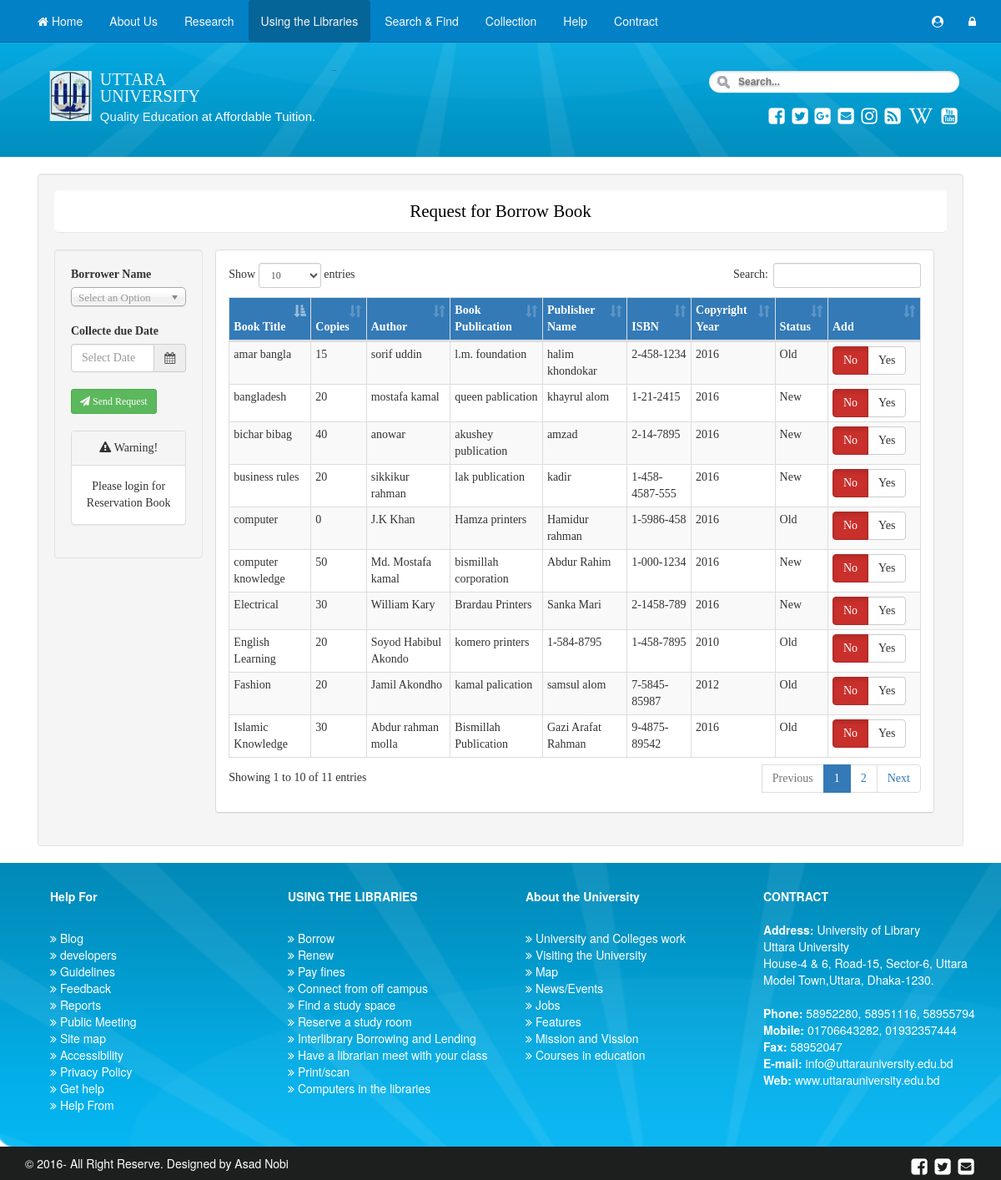
The app's page /request_book.php with its own data.
### tables this page shows
CREATE TABLE `booklist` (
  `book_id` int(11) NOT NULL,
  `book_title` varchar(100) NOT NULL,
  `department` varchar(50) NOT NULL,
  `author` varchar(100) NOT NULL,
  `book_copies` int(11) NOT NULL,
  `book_pablication` varchar(100) NOT NULL,
  `publisher_name` varchar(100) NOT NULL,
  `isbn` varchar(50) NOT NULL,
  `copyright_year` year(4) NOT NULL,
  `date_added` date NOT NULL,
  `status` varchar(50) NOT NULL
);

### public/request_book.php (the view, shortened to what this page needs)
<?php include ('../recruit/includes/page_header.php');?>
<?php include ('../recruit/includes/public_menu.php');?>
<div class="container">
<div class="col-md-12" id="link-page-body">
	<div class="row">
    <div class="col-md-12">
    <br>
<div class="col-md-12 well">
    <legend class="text-center" style="background:#FFF; color:#000; padding:10px; border-radius:5px;">Request for Borrow Book</legend>
        <form method="post" action="request_book_save.php">
            <div class="col-md-2 well">
                <div class="control-group">
                	<label class="control-label">Borrower Name</label>
                	<div>
                    </div>
    			</div>
                <br>
                <div class="control-group">
                    <label class="control-label">Collecte due Date</label>
                    <div class="input-group date" id="dateselect">
                        <input type="datetime" name="collecte_date" maxlength="0" class="form-control" placeholder="Select Date" required>
                        <div class="input-group-addon input-daterange">
                            <i class="fa fa-calendar" aria-hidden="true"></i>
                        </div>
                    </div>
                </div>
                <br>
                <div class="control-group">
                    <div class="controls">
                        <button name="delete_student" class="btn btn-sm btn-success"><i class="fa fa-paper-plane" aria-hidden="true"></i>&nbsp;Send Request</button>
                    </div>
                </div>
                <br>
                <div class="panel panel-default">
                  <div class="panel-heading text-center"><i class="fa fa-exclamation-triangle" aria-hidden="true"></i>&nbsp;Warning!</div>
                  <div class="panel-body text-center">
                    <?php if(!isset($_SESSION["member_id"])) {
					echo "Please login for Reservation Book";
					}
					?>
                  </div>
                </div>
            </div>
            <div class="col-md-10">
          <div class="panel panel-default">
        	<div class="panel panel-body table-responsive">
                <table class="table table-hover table-striped table-bordered table-condensed" id="example">
                    <thead class="bg-primary">
                        <tr>
                            <th>Book Title</th>
                            <th>Copies</th>
                            <th>Author</th>
                            <th>Book Publication</th>
                            <th>Publisher Name</th>
                            <th>ISBN</th>
                            <th>Copyright Year</th>
                            <th>Status</th>
                            <th>Add</th>
                        </tr>
                    </thead>
    				<tbody>
                    	<?php  $user_query=mysql_query("select * from booklist")or die(mysql_error());
    					while($row=mysql_fetch_array($user_query)){
    					$id=$row['book_id'];
						?>
    					<tr class="del<?php echo $id ?>">
                            <td><?php echo $row['book_title']; ?></td>
                            <td><?php echo $row['book_copies'];; ?></td>
                            <td><?php echo $row['author']; ?> </td>
                            <td><?php echo $row['book_pablication']; ?></td>
                            <td><?php echo $row['publisher_name']; ?></td>
                            <td><?php echo $row['isbn']; ?></td>
                            <td><?php echo $row['copyright_year']; ?></td>
                            <td><?php echo $row['status']; ?></td>
                            <td width="100">
                            </td>
                        </tr>
    				<?php } ?>
                    </tbody>
                </table>
                </div>
                </div>
            </div>
        </form>
        </div>
    </div>
    </div>
</div>
</div>
<?php include('../recruit/includes/page_footer.php');?>

### records on screen
booklist: book_title "computer knowledge", book_copies "50", author "Md. Mostafa kamal", book_pablication "bismillah corporation", publisher_name "Abdur Rahim", isbn "1-000-1234", copyright_year "2016", status "New"
booklist: book_title "amar bangla", book_copies "15", author "sorif uddin", book_pablication "l.m. foundation", publisher_name "halim khondokar", isbn "2-458-1234", copyright_year "2016", status "Old"
booklist: book_title "bangladesh", book_copies "20", author "mostafa kamal", book_pablication "queen pablication", publisher_name "khayrul alom", isbn "1-21-2415", copyright_year "2016", status "New"
booklist: book_title "bichar bibag", book_copies "40", author "anowar", book_pablication "akushey publication", publisher_name "amzad", isbn "2-14-7895", copyright_year "2016", status "New"
booklist: book_title "computer", book_copies "0", author "J.K Khan", book_pablication "Hamza printers", publisher_name "Hamidur rahman", isbn "1-5986-458", copyright_year "2016", status "Old"
booklist: book_title "Electrical", book_copies "30", author "William Kary", book_pablication "Brardau Printers", publisher_name "Sanka Mari", isbn "2-1458-789", copyright_year "2016", status "New"
booklist: book_title "Fashion", book_copies "20", author "Jamil Akondho", book_pablication "kamal palication", publisher_name "samsul alom", isbn "7-5845-85987", copyright_year "2012", status "Old"
booklist: book_title "Islamic Knowledge", book_copies "30", author "Abdur rahman molla", book_pablication "Bismillah Publication", publisher_name "Gazi Arafat Rahman", isbn "9-4875-89542", copyright_year "2016", status "Old"
booklist: book_title "English Learning", book_copies "20", author "Soyod Habibul Akondo", book_pablication "komero printers", publisher_name "1-584-8795", isbn "1-458-7895", copyright_year "2010", status "Old"
booklist: book_title "business rules", book_copies "20", author "sikkikur rahman", book_pablication "lak publication", publisher_name "kadir", isbn "1-458-4587-555", copyright_year "2016", status "New"
